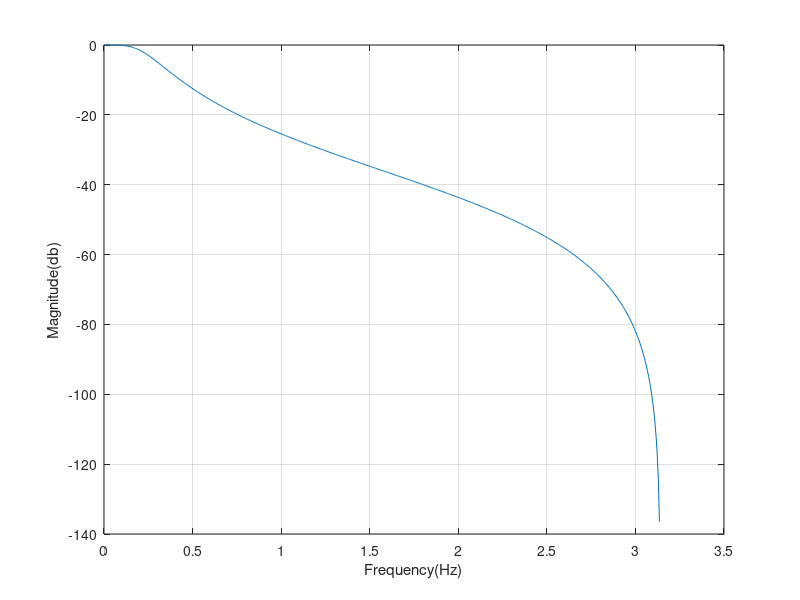
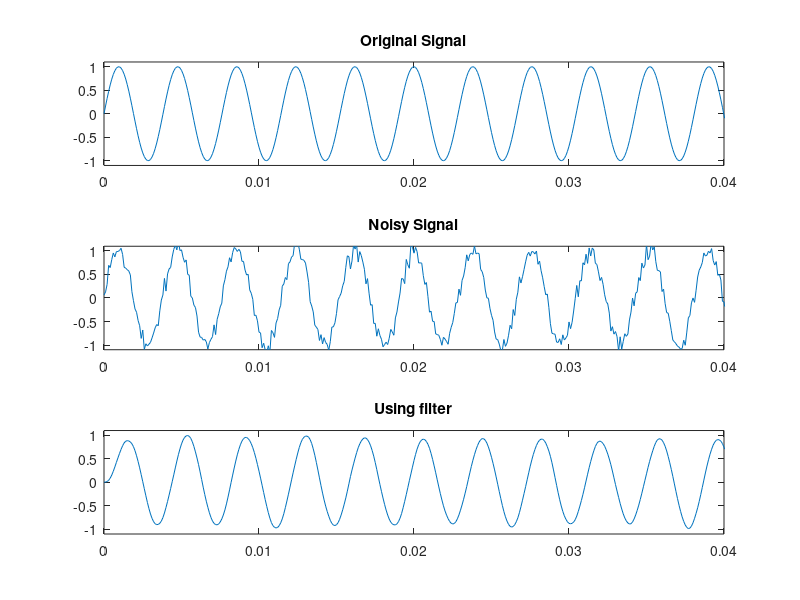
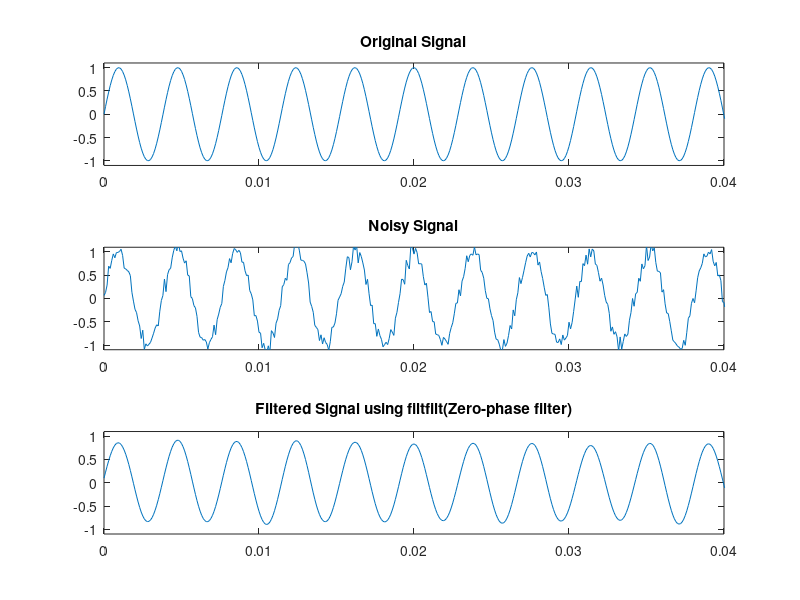

The MATLAB script that drew these images, in order: (Note: this script raises an error after producing the figures.)
clc;
clear all;
close all;
fs=1e4;
t=0:1/fs:5;
sw=sin(2*pi*262.62*t);          %sinusoidal wave
n=0.1*randn(size(sw));          %noise
swn=sw+n;

%--------------Butterworth filter of order 2 fc=400------------------------

N=2;
fc=400;                          %cutoff frequency
fn=fs/2;                         %normalized frequency(0.5 of sampling)
fcn=fc/fn;                       %normalized cutoff frequency

[b,a]=butter(N,fcn);

figure(1);
w=linspace(0,fn/fc,fc);
[h,f]=freqz(b,a);
plot(f,20*log10(abs(h)));
grid;
ylabel('Magnitude(db)');
xlabel('Frequency(Hz)');

%----------------------Using filter()--------------------------------------

y1=filter(b,a,swn);

figure(2);

subplot(3,1,1);
plot(t,sw);
axis([0 0.04 -1.1 1.1]);
title('Original Signal');
soundsc(sw,fs);

subplot(3,1,2);
plot(t,swn);
axis([0 0.04 -1.1 1.1]);
title('Noisy Signal');
soundsc(swn,fs);

subplot(3,1,3);
plot(t,y1);
axis([0 0.04 -1.1 1.1]);
title('Using filter');
soundsc(y1,fs);


%---------------------Using filtfilt()-------------------------------------

y2=filtfilt(b,a,swn);

figure(3);
subplot(311);
plot(t,sw);
axis([0 0.04 -1.1 1.1]);
title('Original Signal');
soundsc(sw,fs);

subplot(312);
plot(t,swn);
axis([0 0.04 -1.1 1.1]);
title('Noisy Signal');
soundsc(swn,fs);

subplot(313);
plot(t,y2);
axis([0 0.04 -1.1 1.1]);
title('Filtered Signal using filtfilt(Zero-phase filter)');
soundsc(y2,fs);

%-------------------------Using Impulse invariant method-------------------

[bz1,az1]=impinvar(b,a,fs);
y3=filter(bz1,az1,swn);

figure(4);
subplot(311);
plot(t,sw);
axis([0 0.04 -1.1 1.1]);
title('Original Signal');
soundsc(sw,fs);

subplot(312);
plot(t,swn);
axis([0 0.04 -1.1 1.1]);
title('Noisy Signal');
soundsc(swn,fs);

subplot(313);
plot(t,y3);
axis([0 0.04 -1.1 1.1]);
title('Filtered Signal using impulse invariant method');
soundsc(y3,fs);

%------------------------Using bilinear z transformation-------------------

[bz2,az2]=bilinear(b,a,fs);
y4=filter(bz2,az2,swn);

figure(5);
subplot(311);
plot(t,sw);
axis([0 0.04 -1.1 1.1]);
title('Original Signal');
soundsc(sw,fs);

subplot(312);
plot(t,swn);
axis([0 0.04 -1.1 1.1]);
title('Noisy Signal');
soundsc(swn,fs);

subplot(313);
plot(t,y4);
axis([0 0.04 -1.1 1.1]);
title('Filtered Signal using bilinear method');
soundsc(y4,1e4);

%-----------------Using fftfilt()-----------------------------------------

y5=fftfilt(b,swn);

figure(6);
subplot(311);
plot(t,sw);
axis([0 0.04 -1.1 1.1]);
title('Original Signal');
soundsc(sw,1e4);

subplot(312);
plot(t,swn);
axis([0 0.04 -1.1 1.1]);
title('Noisy Signal');
soundsc(swn,1e4);

subplot(313);
plot(t,y5);
axis([0 0.04 -1.1 1.1]);
title('Filtered Signal using fftfilt(overlap add)');
soundsc(y5,1e4);

